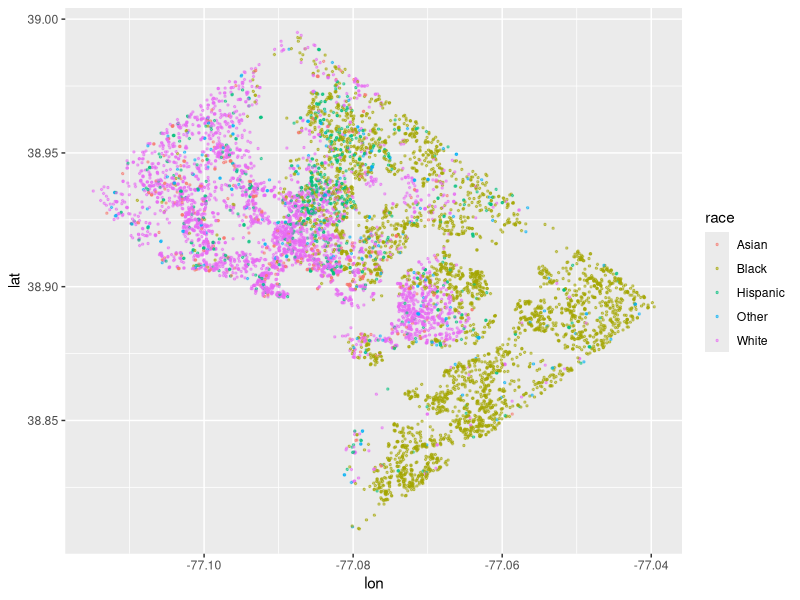
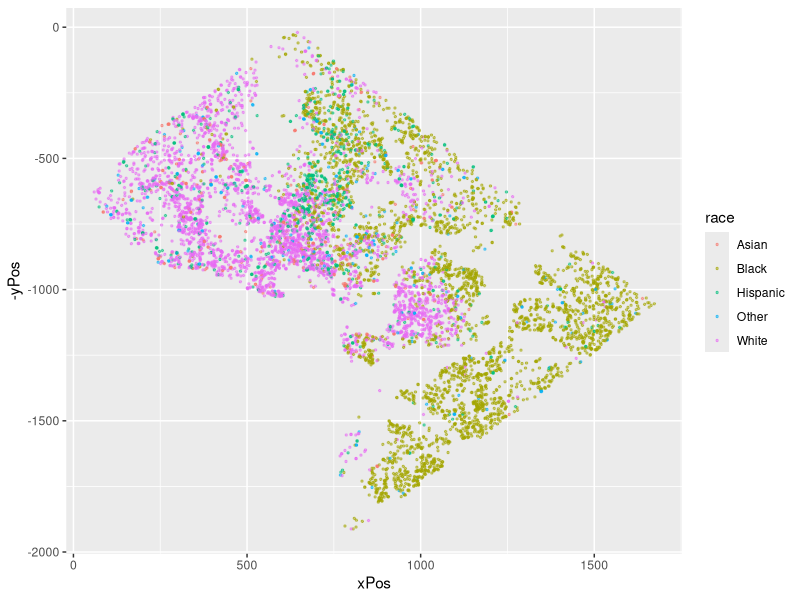

Write R code to recreate these figures, in order.
## ---- chunk 1
knitr::opts_chunk$set(echo = TRUE)

library(tidyverse)
set.seed(2021)

people <- read.csv("csv_files/people.csv")
## ---- chunk 2

dcPop = 702455 # DC Population (2017)
dcBlack = as.integer(dcPop * .471)
dcWhite = as.integer(dcPop * .451)
dcHispanic = as.integer(dcPop * .11)
dcAsian = as.integer(dcPop * .043)
dcOther = as.integer(dcPop * .034)  # 0.6% American Indian or Alaska Native
                                    # 0.1% Native Hawaiian or Pacific Islander
                                    # 2.7% Two or more races

dcPeople <- rbind(
  slice_sample(people %>% filter(race == "Black"), n = dcBlack, replace = TRUE),
  slice_sample(people %>% filter(race == "White"), n = dcWhite, replace = TRUE),
  slice_sample(people %>% filter(race == "Hispanic"), n = dcHispanic, replace = TRUE),
  slice_sample(people %>% filter(race == "Asian"), n = dcAsian, replace = TRUE),
  slice_sample(people %>% filter(race == "Other"), n = dcOther, replace = TRUE)
)

# Clean up
rm(dcPop, dcBlack, dcWhite, dcHispanic, dcAsian, dcOther)

## ---- chunk 3

# Points determined by placing markers on a map
# https://www.latlong.net/

#                    latitude, longitude
# Northernmost point 38.995966,-77.040968
# Southernmost point 38.791651,-77.038917

#                    latitude, longitude
# Westernmost point 38.936568,-77.116939
# Easternmost point 38.892864,-76.909364

minLat = 38.791651
maxLat = 38.995966
minLon = -77.116939
maxLon = -77.038917

latPerPixel = (maxLat - minLat) / 2100 # pixels on y-axis
lonPerPixel = (maxLon - minLon) / 1677 # pixels on x-axis


# Add jitter to the points first

dcPeople <- cbind(dcPeople, 
                  lat = rbeta(dim(dcPeople)[1],1,1), 
                  lon = rbeta(dim(dcPeople)[1],1,1) )

dcPeople <- dcPeople %>%
  mutate(lat = yPos  + 0.5 - lat,
         lon = xPos  + 0.5 - lon )

# Convert jitter positions to lat/long

dcPeople <- dcPeople %>%
  mutate(lat = maxLat - (lat * latPerPixel),
         lon = minLon + (lon * lonPerPixel) )
## ---- chunk 4

rm(minLat, maxLat, minLon, maxLon, 
   latPerPixel, lonPerPixel)

## ---- chunk 5

dcPeople %>% 
  sample_frac(.01) %>% 
  ggplot(aes(x = lon,
             y = lat,
             color = race)) +
  geom_point(size = 0.5,
             alpha = 0.5)

## ---- chunk 6

dcPeople %>% 
  sample_frac(.01) %>% 
  ggplot(aes(x = xPos,
             y = -yPos,
             color = race)) +
  geom_point(size = 0.5,
             alpha = 0.5)

## ---- chunk 7

# Write to CSV file

write.csv(dcPeople, "csv_files/dc_people.csv", row.names = FALSE)

rm(people, dcPeople)

